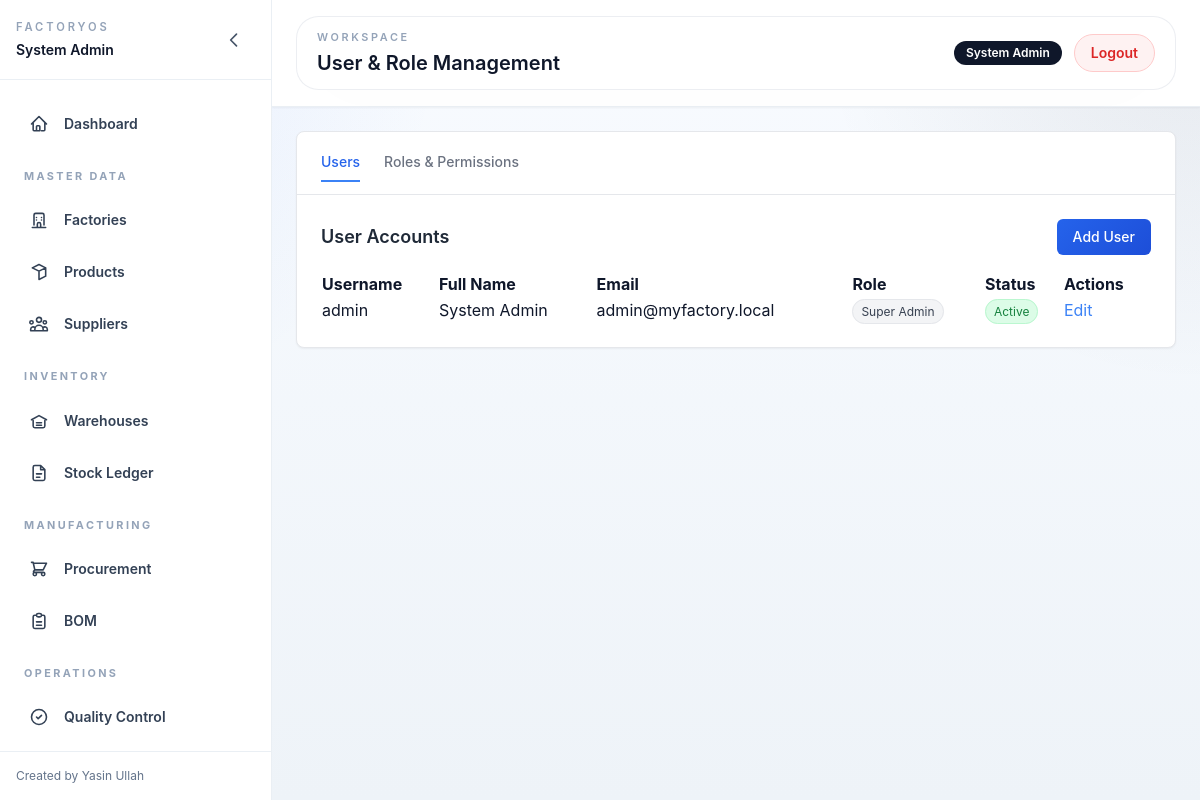
The app's page /users (signed in) with its own data.
### tables this page shows
CREATE TABLE `users` (
  `id` int NOT NULL,
  `role` varchar(50) NOT NULL DEFAULT 'User',
  `role_id` int DEFAULT NULL,
  `username` varchar(100) NOT NULL,
  `email` varchar(100) NOT NULL,
  `password` varchar(255) NOT NULL,
  `full_name` varchar(150) NOT NULL,
  `status` enum('active','inactive','locked') DEFAULT 'active',
  `last_login` datetime DEFAULT NULL,
  `created_at` timestamp NULL DEFAULT CURRENT_TIMESTAMP,
  `updated_at` timestamp NULL DEFAULT CURRENT_TIMESTAMP ON UPDATE CURRENT_TIMESTAMP
);

CREATE TABLE `roles` (
  `id` int NOT NULL,
  `name` varchar(100) NOT NULL,
  `description` text
);

### app/Controllers/UserController.php (called while the page is built, shortened)
<?php
class UserController extends Controller {
    public function index() {
        $db = Database::getInstance()->getConnection();
        $users = $db->query("SELECT u.*, r.name as role_name FROM users u LEFT JOIN roles r ON u.role_id = r.id")->fetchAll(PDO::FETCH_ASSOC);
        $roles = $db->query("SELECT * FROM roles")->fetchAll(PDO::FETCH_ASSOC);
        $modules = ['Master Data', 'Inventory', 'Procurement', 'Production', 'QC', 'Maintenance', 'Sales', 'HR', 'Reports', 'Settings', 'User Management'];
        $data = [
            'title' => 'User & Role Management',
            'users' => $users,
            'roles' => $roles,
            'modules' => $modules
        ];
        $this->view('users/index', $data);
    }
}

### app/Core/Application.php (called while the page is built, shortened)
<?php
class Application {
    private $router;
    public function __construct() {
        require_once __DIR__ . '/Router.php';
        $this->router = new Router();
    }
    private function registerRoutes() {
        $this->router->loadRoutes();
    }
    public function run() {
        $this->router->dispatch($_SERVER['REQUEST_URI'], $_SERVER['REQUEST_METHOD']);
    }
}

### public/index.php (called while the page is built, shortened)
<?php
require_once __DIR__ . '/../app/Core/Application.php';
$app = new App\Core\Application();
$app->run();

### app/Models/User.php (called while the page is built, shortened)
<?php
class User extends Model {
    public static function getAccessProfile($userId) {
        $db = \App\Core\Database::getInstance()->getConnection();
        $stmt = $db->prepare("
            SELECT u.role_id, u.role, r.name AS role_name
            FROM users u
            LEFT JOIN roles r ON u.role_id = r.id
            WHERE u.id = ?
            LIMIT 1
        ");
        $stmt->execute([$userId]);
        return $stmt->fetch(PDO::FETCH_ASSOC) ?: null;
    }
    public static function isSuperAdmin($userId) {
        $profile = self::getAccessProfile($userId);
        if ((int) ($profile['role_id'] ?? 0) === 1) {
            return true;
        }
        return false;
    }
    public static function hasPermission($userId, $module, $action = 'read') {
        $profile = self::getAccessProfile($userId);
        if (self::isSuperAdmin($userId)) {
            return true;
        }
        $roleId = (int) ($profile['role_id'] ?? 0);
        $column = 'can_' . $action;
        $db = \App\Core\Database::getInstance()->getConnection();
        $stmt = $db->prepare("SELECT $column FROM role_permissions WHERE role_id = ? AND module = ? LIMIT 1");
        $stmt->execute([$roleId, $module]);
        $perm = $stmt->fetchColumn();
        return $perm ? true : false;
    }
}

### config/app.php (called while the page is built)
<?php
return [
    'app_name' => 'Enterprise Factory Management',
    'base_path' => '/myfactory',
    'timezone' => 'UTC',
    'session_timeout' => 28800,
    'idle_timeout' => 2400,
];

### app/Views/users/index.php (the view, shortened to what this page needs)
<div x-data="{ tab: 'users' }" class="bg-white rounded-lg shadow-sm border border-gray-200">
    <div class="border-b border-gray-200 px-6 py-3 flex space-x-6">
        <button @click="tab = 'users'" :class="tab === 'users' ? 'border-blue-500 text-blue-600' : 'border-transparent text-gray-500 hover:text-gray-700'" class="border-b-2 py-2 font-medium text-sm transition-colors">Users</button>
        <button @click="tab = 'roles'" :class="tab === 'roles' ? 'border-blue-500 text-blue-600' : 'border-transparent text-gray-500 hover:text-gray-700'" class="border-b-2 py-2 font-medium text-sm transition-colors">Roles & Permissions</button>
    </div>
    <div x-show="tab === 'users'" class="p-6">
        <div class="flex justify-between items-center mb-4">
            <h3 class="text-lg font-semibold text-gray-800">User Accounts</h3>
            <?php if(\App\Models\User::hasPermission($_SESSION['user_id'], 'User Management', 'create')): ?>
            <button onclick="openUserModal()" class="btn-primary px-4 py-2 rounded-md text-sm font-medium">Add User</button>
            <?php endif; ?>
        </div>
        <table class="datatable w-full text-left">
            <thead>
                <tr>
                    <th>Username</th>
                    <th>Full Name</th>
                    <th>Email</th>
                    <th>Role</th>
                    <th>Status</th>
                    <th>Actions</th>
                </tr>
            </thead>
            <tbody>
                <?php foreach($users as $u): ?>
                <tr>
                    <td><?= htmlspecialchars($u['username']) ?></td>
                    <td><?= htmlspecialchars($u['full_name']) ?></td>
                    <td><?= htmlspecialchars($u['email']) ?></td>
                    <td><span class="px-2 py-1 bg-gray-100 text-gray-700 text-xs rounded-full border border-gray-200"><?= htmlspecialchars($u['role_name'] ?? 'None') ?></span></td>
                    <td>
                        <span class="px-2 py-1 text-xs rounded-full <?= $u['status'] === 'active' ? 'bg-green-100 text-green-700 border border-green-200' : 'bg-red-100 text-red-700 border border-red-200' ?>">
                            <?= ucfirst($u['status']) ?>
                        </span>
                    </td>
                    <td>
                        <?php if(\App\Models\User::hasPermission($_SESSION['user_id'], 'User Management', 'update')): ?>
                        <button onclick="editUser(<?= $u['id'] ?>)" class="text-blue-500 hover:text-blue-700 mr-2">Edit</button>
                        <?php endif; ?>
                    </td>
                </tr>
                <?php endforeach; ?>
            </tbody>
        </table>
    </div>
</div>
<?php
require_once __DIR__ . '/../layouts/main.php';
?>

### app/Core/Router.php (shortened to what this page needs)
<?php
class Router {
    private static $routes = [];
    public static function get($route, $action) {
        self::$routes['GET'][$route] = $action;
    }
    public static function post($route, $action) {
        self::$routes['POST'][$route] = $action;
    }
    public function dispatch($uri, $method) {
        $parsedUrl = parse_url($uri);
        $path = $parsedUrl['path'];
        $config = require __DIR__ . '/../../config/app.php';
        $configuredBasePath = '/' . trim((string) ($config['base_path'] ?? ''), '/');
        $configuredBasePath = $configuredBasePath === '/' ? '' : $configuredBasePath;
        $baseDirs = array_values(array_unique(array_filter([
            $configuredBasePath !== '' ? $configuredBasePath . '/public' : '',
            $configuredBasePath,
            '/myfactory/public',
            '/myfactory',
        ])));
        foreach ($baseDirs as $dir) {
            if (strpos($path, $dir) === 0) {
                $path = substr($path, strlen($dir));
            }
        }
        $method = strtoupper($method);
        foreach (self::$routes[$method] ?? [] as $route => $action) {
            $pattern = preg_replace('/\{([a-zA-Z0-9_]+)\}/', '(?P<\1>[a-zA-Z0-9_]+)', $route);
            $pattern = '#^' . $pattern . '$#';
            if (preg_match($pattern, $path, $matches)) {
                $params = array_filter($matches, 'is_string', ARRAY_FILTER_USE_KEY);
                list($controller, $methodName) = explode('@', $action);
                $controllerInstance = new $controllerClass();
                call_user_func_array([$controllerInstance, $methodName], $params);
                return;
            }
        }
        exit;
    }
}

### records on screen
users: username "admin", full_name "System Admin", email "admin@myfactory.local", role.name "Super Admin", status "Active"

### other values on screen
$item['label'] "Dashboard"
$section['title'] "MASTER DATA"
$item['label'] "Factories"
$item['label'] "Products"
$item['label'] "Suppliers"
$section['title'] "INVENTORY"
$item['label'] "Warehouses"
$item['label'] "Stock Ledger"
$section['title'] "MANUFACTURING"
$item['label'] "Procurement"
$item['label'] "BOM"
$section['title'] "OPERATIONS"
$item['label'] "Quality Control"
